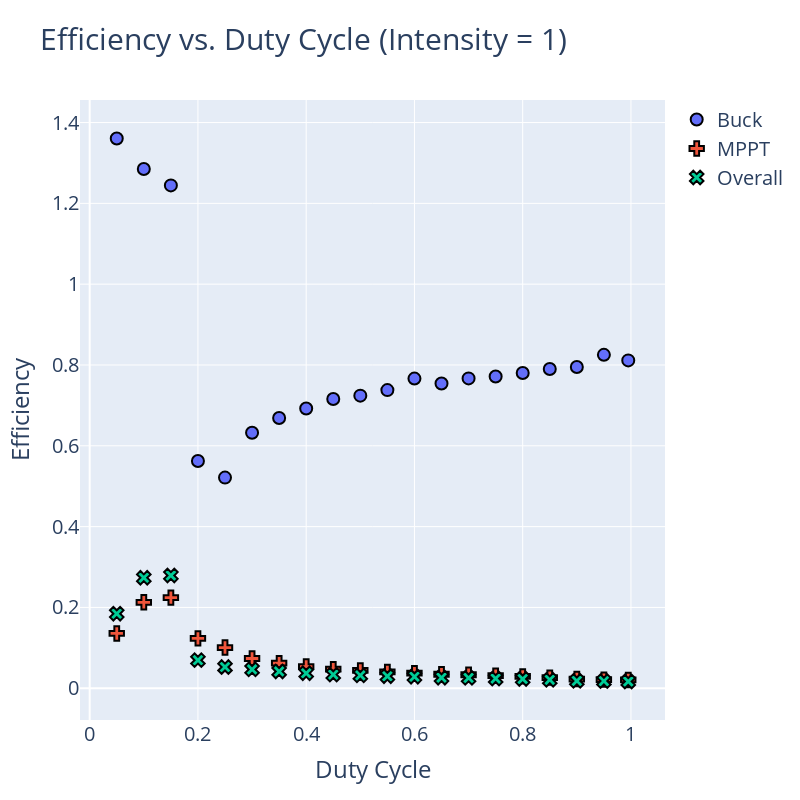

Notebook source saved alongside this figure:
### Code cell
# Plot settings
# General font size 20
# Title font size 30
# Marker size 14
# Plot size 800x800
marker_size = 13 

# Use LaTeX text for \eta

# Use plotly go to make a plot for df_intensity_1. Plot eta1_buck, eta2_mppt, and eta_overall vs. duty cycle
fig = go.Figure()
fig.add_trace(go.Scatter(x=df_intensity_1['Duty'], y=df_intensity_1['eta1_buck'], mode='markers', name='Buck', marker=dict(size=marker_size,
                                                                                                                           symbol = 'circle',
                                                                                                                           line=dict(width=2, color='Black') 
                                                                                                                           )))
fig.add_trace(go.Scatter(x=df_intensity_1['Duty'], y=df_intensity_1['eta2_mppt'], mode='markers', name='MPPT', marker=dict(size=marker_size,
                                                                                                                           symbol = 'cross',
                                                                                                                           line=dict(width=2, color='Black')
                                                                                                                           )))
fig.add_trace(go.Scatter(x=df_intensity_1['Duty'], y=df_intensity_1['eta_overall'], mode='markers', name='Overall', marker=dict(size=marker_size-2,
                                                                                                                                symbol='x',
                                                                                                                                line=dict(width=2, color='Black')
                                                                                                                                )))
fig.update_layout(title='Efficiency vs. Duty Cycle (Intensity = 1)', xaxis_title='Duty Cycle', yaxis_title='Efficiency', font=dict(size=20), title_font_size=30)
fig.update_layout(width=800, height=800)
fig.show()

### Figure 1 — Plotly figure (JSON) as saved in the notebook; plotly's stock layout.template omitted (floating-point values rounded to 4 significant figures)
{"data": [{"marker": {"line": {"color": "Black", "width": 2}, "size": 12, "symbol": "circle"}, "mode": "markers", "name": "Buck", "type": "scatter", "x": [0.05, 0.1, 0.15, 0.2, 0.25, 0.3, 0.35, 0.4, 0.45, 0.5, 0.55, 0.6, 0.65, 0.7, 0.75, 0.8, 0.85, 0.9, 0.95, 0.995], "y": [1.361, 1.285, 1.244, 0.5623, 0.5213, 0.6325, 0.6689, 0.6925, 0.716, 0.7241, 0.7378, 0.7664, 0.754, 0.7668, 0.7715, 0.7801, 0.7901, 0.7951, 0.8251, 0.8114]}, {"marker": {"line": {"color": "Black", "width": 2}, "size": 12, "symbol": "cross"}, "mode": "markers", "name": "MPPT", "type": "scatter", "x": [0.05, 0.1, 0.15, 0.2, 0.25, 0.3, 0.35, 0.4, 0.45, 0.5, 0.55, 0.6, 0.65, 0.7, 0.75, 0.8, 0.85, 0.9, 0.95, 0.995], "y": [0.1356, 0.2128, 0.2243, 0.1236, 0.1008, 0.07369, 0.06224, 0.0537, 0.04716, 0.04407, 0.04046, 0.03727, 0.03469, 0.03343, 0.03109, 0.02947, 0.02636, 0.0228, 0.02145, 0.02062]}, {"marker": {"line": {"color": "Black", "width": 2}, "size": 12, "symbol": "x"}, "mode": "markers", "name": "Overall", "type": "scatter", "x": [0.05, 0.1, 0.15, 0.2, 0.25, 0.3, 0.35, 0.4, 0.45, 0.5, 0.55, 0.6, 0.65, 0.7, 0.75, 0.8, 0.85, 0.9, 0.95, 0.995], "y": [0.1845, 0.2734, 0.2791, 0.06949, 0.05253, 0.04661, 0.04164, 0.03719, 0.03376, 0.03192, 0.02985, 0.02856, 0.02616, 0.02564, 0.02399, 0.02299, 0.02083, 0.01813, 0.0177, 0.01673]}], "layout": {"font": {"size": 20}, "height": 800, "title": {"font": {"size": 30}, "text": "Efficiency vs. Duty Cycle (Intensity = 1)"}, "width": 800, "xaxis": {"title": {"text": "Duty Cycle"}}, "yaxis": {"title": {"text": "Efficiency"}}}}
